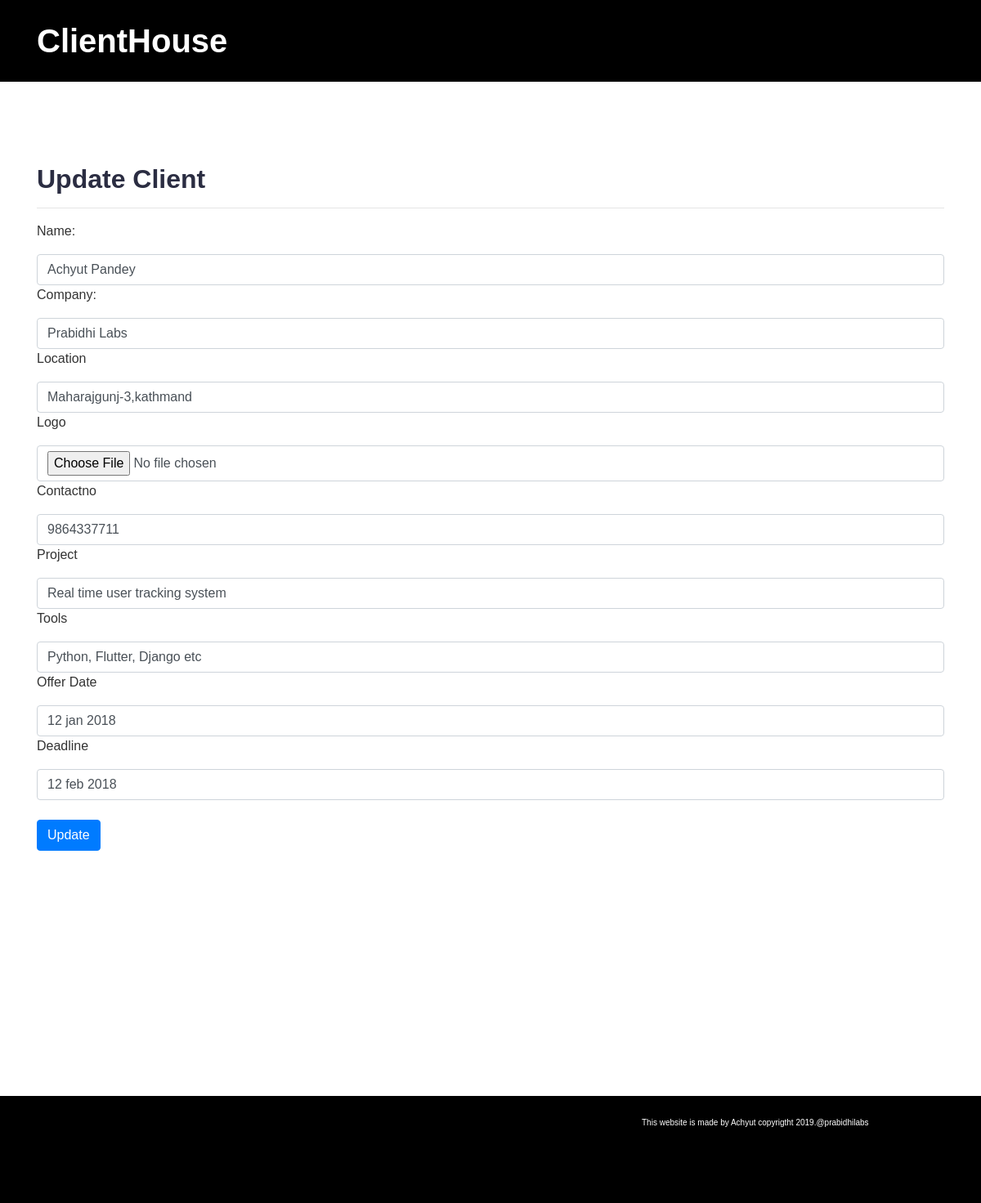
The app's page /edit/1/ (signed in) with its own data.
### crud/models.py (models this page shows, shortened)
class ClientList(models.Model):
    client_name = models.CharField(max_length=150)
    client_company = models.CharField(max_length=150)
    company_location = models.CharField(max_length=50, blank=False)
    company_logo = models.ImageField(upload_to = 'media/img/', default = 'media/no-image.png',blank=True,null=True)
    contactno = models.CharField(max_length=20, blank=False)
    project_name = models.CharField(max_length=100, blank=False)
    tools = models.CharField(max_length=100, blank=False)
    offer_date = models.CharField(max_length=150)
    deadline =  models.CharField(max_length=150)

### crud/views.py (the view)
# urls.py: path('edit/<id>/', views.edit, name='edit' ),
@login_required
def edit(request, id):
    clients = ClientList.objects.get(pk=id)
    context = {
        'clients': clients
    }
    return render(request, 'edit.html', context)

### templates/edit.html (shortened to what this page needs)
{% load static %}
<!doctype html>
<html lang="en">
<head>
  <link rel="stylesheet" href="{% static 'css/bootstrap.css' %}">
  <link rel="stylesheet" href="{% static 'css/main.css' %}">
  <link rel="stylesheet" href="{% static 'css/font-awesome.min.css' %}">
</head>
<body>
  <div class="header" style="background-color: black; margin-bottom: 100px;">
    <div class="container">
      <span style="font-size:40px; font-style: ; color: white;"><strong>ClientHouse</strong></span>
    </div>
  </div>
    <div class="container" style="margin-bottom: 300px;">
      <h2>Update Client</h2>
      <hr>
      <form action="/update/{{ clients.id }}">
        <label class="form-group" for="client_name">Name: </label>
        <input class="form-control" type="text" name="client_name" value="{{ clients.client_name}}" placeholder="{{ clients.client_name}}">
        <label class="form-group" for="client_company">Company: </label>
        <input class="form-control" type="text" name="client_company" value="{{ clients.client_company }}" placeholder="{{ clients.client_company  }}">
        <label class="form-group" for="company_location">Location </label>
        <input class="form-control" type="text" name="company_location" value="{{ clients.company_location }}" placeholder="{{ clients.company_location  }}">
        <label class="form-group" for="company_logo">Logo </label>
        <input class="form-control" type="file" name="company_logo" value="{{ clients.company_logo }}" accept="image/* ">
        <label class="form-group" for="contactno">Contactno </label>
        <input class="form-control" type="text" name="contactno" value="{{ clients.contactno }}" placeholder="{{ clients.contactno  }}">
        <label class="form-group" for="prject_name">Project </label>
        <input class="form-control" type="text" name="project_name" value="{{ clients.project_name }}" placeholder="{{ clients.project_name }}">
        <label class="form-group" for="tools">Tools </label>
        <input class="form-control" type="text" name="tools" value="{{ clients.tools }}" placeholder="{{ clients.tools }}">
        <label class="form-group" for="offer_date">Offer Date </label>
        <input class="form-control" type="text" name="offer_date" value="{{ clients.offer_date }}" placeholder="{{ clients.offer_date  }}">
        <label class="form-group" for="deadline">Deadline </label>
        <input class="form-control" type="text" name="deadline" value="{{ clients.deadline }}" placeholder="{{ clients.deadline }}">
        <br>
        <input class="btn btn-primary" type="submit" value="Update">
      </form>
    </div>
    <div class="footer footer-container" style="background-color:black; color: white; font-size:10px;">
      <div class="row text-center-aligned" style="padding: 25px 50px 75px 800px;">
        <p>This website is made by Achyut copyrigtht 2019.</p>
        <br>
        <p>@prabidhilabs</p>
      </div>
    </div>
</body>
</html>

### static/css/main.css (style rules this page uses)
body { font-family: 'Montserrat', sans-serif; font-weight: 400; color: #333; }
h1, h2, h3, h4, h5, h6 { color: #2B2D42; font-weight: 700; margin: 0 0 10px; }
.header { overflow: hidden; background-color: #f1f1f1; padding: 20px 10px; }

### records on screen
ClientList: client_name "Achyut Pandey", client_company "Prabidhi Labs", company_location "Maharajgunj-3,kathmand", contactno "9864337711", project_name "Real time user tracking system", tools "Python, Flutter, Django etc", offer_date "12 jan 2018", deadline "12 feb 2018"
